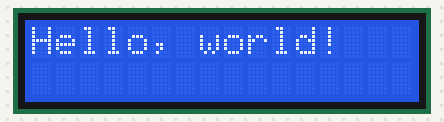
Simulated run of this sketch. Board: Arduino Uno, built with avr-gcc and run on an emulated ATmega328P. On the bench: 16×2 character LCD.

Above: at 0.1 s.
At 3.1 s:
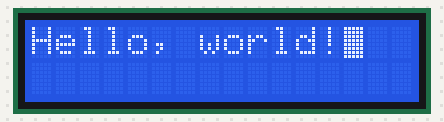

Measured:
- what the display in image 1 shows lasts 3.0 s, from 3.1 s to 6.1 s

The sketch:

Blink-I2C.ino
```cpp
#include <LiquidCrystal_I2C.h>

LiquidCrystal_I2C lcd(0x27, 2, 1, 0, 4, 5, 6, 7, 3, POSITIVE);

void setup()
{
  lcd.begin(16, 2);

  lcd.print("Hello, world!");
}

void loop()
{
  lcd.noBlink();

  delay(3000);

  lcd.blink();
  delay(3000);
}
```
